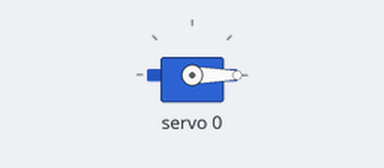
The sketch below on a simulated Arduino Uno, built with avr-gcc and run on an emulated ATmega328P. On the bench: servo. What the sketch prints to the serial monitor is not drawn.

Above: at 0.05 s.
At 1.15 s:
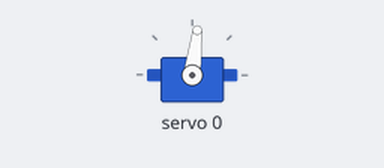
At 2.25 s:
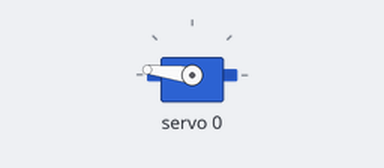
At 4.45 s:
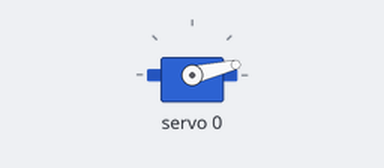
Timing chart, 0 to 6.2 s (numbered marks = the images above):
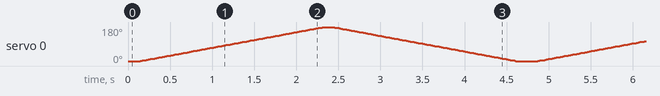

The sketch:

servo.ino
```cpp
#include <Wire.h>
#include <Adafruit_PWMServoDriver.h>

// called this way, it uses the default address 0x40
Adafruit_PWMServoDriver pwm = Adafruit_PWMServoDriver();

#define SERVOMIN  90 // This is the 'minimum' pulse length count (out of 4096)
#define SERVOMAX  500 // This is the 'maximum' pulse length count (out of 4096)
#define SERVO_FREQ 50 // Analog servos run at ~50 Hz updates
#define SERVO 0

// our servo # counter
uint8_t servonum = 0;

void setup() {
  Serial.begin(9600);
  Serial.println("8 channel Servo test!");

  pwm.begin();
  pwm.setOscillatorFrequency(27000000);
  pwm.setPWMFreq(SERVO_FREQ);  // Analog servos run at ~50 Hz updates

  delay(10);

  pwm.setPWM(SERVO, 0, SERVOMIN);
}

void setServoPulse(uint8_t n, double pulse) {
  double pulselength;

  pulselength = 1000000;   // 1,000,000 us per second
  pulselength /= SERVO_FREQ;   // Analog servos run at ~60 Hz updates
  Serial.print(pulselength); Serial.println(" us per period");
  pulselength /= 4096;  // 12 bits of resolution
  Serial.print(pulselength); Serial.println(" us per bit");
  pulse *= 1000000;  // convert input seconds to us
  pulse /= pulselength;
  Serial.println(pulse);
  pwm.setPWM(n, 0, pulse);
}

void loop() {
//  // Drive each servo one at a time using setPWM()
//  Serial.println(servonum);
//  pwm.setPWM(servonum, 0, 2048);

  for(int i = SERVOMIN; i <= SERVOMAX; i++) {
    pwm.setPWM(SERVO, 0, i);
    if (i == SERVOMIN)
      delay(0);
    if (i == SERVOMAX)
      delay(0);
    delay(5);
  }
  for(int j = SERVOMAX; j >= SERVOMIN; j--){

    pwm.setPWM(SERVO, 0, j);

    if (j == SERVOMAX)
      delay(0);
    if (j == SERVOMIN)
      delay(0);
    delay(5);

   }
//
//
//  servonum++;
//  if (servonum > 5) servonum = 0; // Testing the first 8 servo channels
}
```
